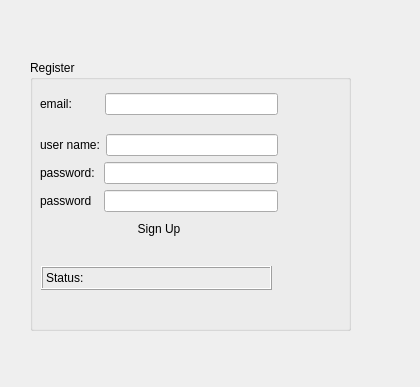
<?xml version="1.0" encoding="UTF-8"?>
<ui version="4.0">
 <class>RegisterDialog</class>
 <widget class="QDialog" name="RegisterDialog">
  <property name="geometry">
   <rect>
    <x>0</x>
    <y>0</y>
    <width>420</width>
    <height>387</height>
   </rect>
  </property>
  <property name="windowTitle">
   <string>Dialog</string>
  </property>
  <property name="styleSheet">
   <string notr="true"/>
  </property>
  <widget class="QGroupBox" name="groupBox">
   <property name="geometry">
    <rect>
     <x>30</x>
     <y>60</y>
     <width>321</width>
     <height>271</height>
    </rect>
   </property>
   <property name="title">
    <string>Register</string>
   </property>
   <widget class="QWidget" name="layoutWidget">
    <property name="geometry">
     <rect>
      <x>10</x>
      <y>20</y>
      <width>238</width>
      <height>173</height>
     </rect>
    </property>
    <layout class="QVBoxLayout" name="verticalLayout_3">
     <item>
      <layout class="QHBoxLayout" name="horizontalLayout_4">
       <item>
        <widget class="QLabel" name="label_4">
         <property name="text">
          <string>email:        </string>
         </property>
        </widget>
       </item>
       <item>
        <widget class="QLineEdit" name="lineEdit_email"/>
       </item>
      </layout>
     </item>
     <item>
      <layout class="QVBoxLayout" name="verticalLayout">
       <item>
        <layout class="QHBoxLayout" name="horizontalLayout_2">
         <item>
          <widget class="QLabel" name="label">
           <property name="text">
            <string>user name:</string>
           </property>
          </widget>
         </item>
         <item>
          <widget class="QLineEdit" name="lineEdit_userName"/>
         </item>
        </layout>
       </item>
       <item>
        <layout class="QHBoxLayout" name="horizontalLayout">
         <item>
          <widget class="QLabel" name="label_2">
           <property name="text">
            <string>password: </string>
           </property>
          </widget>
         </item>
         <item>
          <widget class="QLineEdit" name="lineEdit_regPassword"/>
         </item>
        </layout>
       </item>
       <item>
        <layout class="QHBoxLayout" name="horizontalLayout_3">
         <item>
          <widget class="QLabel" name="label_3">
           <property name="text">
            <string>password  </string>
           </property>
          </widget>
         </item>
         <item>
          <widget class="QLineEdit" name="lineEdit_regPassword2"/>
         </item>
        </layout>
       </item>
       <item>
        <widget class="QPushButton" name="pushButton">
         <property name="text">
          <string>Sign Up</string>
         </property>
         <property name="autoDefault">
          <bool>false</bool>
         </property>
         <property name="flat">
          <bool>true</bool>
         </property>
        </widget>
       </item>
      </layout>
     </item>
    </layout>
   </widget>
   <widget class="QLabel" name="label_state">
    <property name="geometry">
     <rect>
      <x>11</x>
      <y>206</y>
      <width>231</width>
      <height>24</height>
     </rect>
    </property>
    <property name="frameShape">
     <enum>QFrame::Box</enum>
    </property>
    <property name="frameShadow">
     <enum>QFrame::Raised</enum>
    </property>
    <property name="text">
     <string>Status:</string>
    </property>
   </widget>
  </widget>
  <widget class="QLabel" name="label_5">
   <property name="geometry">
    <rect>
     <x>150</x>
     <y>10</y>
     <width>81</width>
     <height>51</height>
    </rect>
   </property>
   <property name="styleSheet">
    <string notr="true">image: url(:/resources/img/add-user.png);</string>
   </property>
   <property name="text">
    <string/>
   </property>
   <property name="alignment">
    <set>Qt::AlignCenter</set>
   </property>
   <property name="wordWrap">
    <bool>false</bool>
   </property>
  </widget>
 </widget>
 <resources/>
 <connections/>
</ui>
